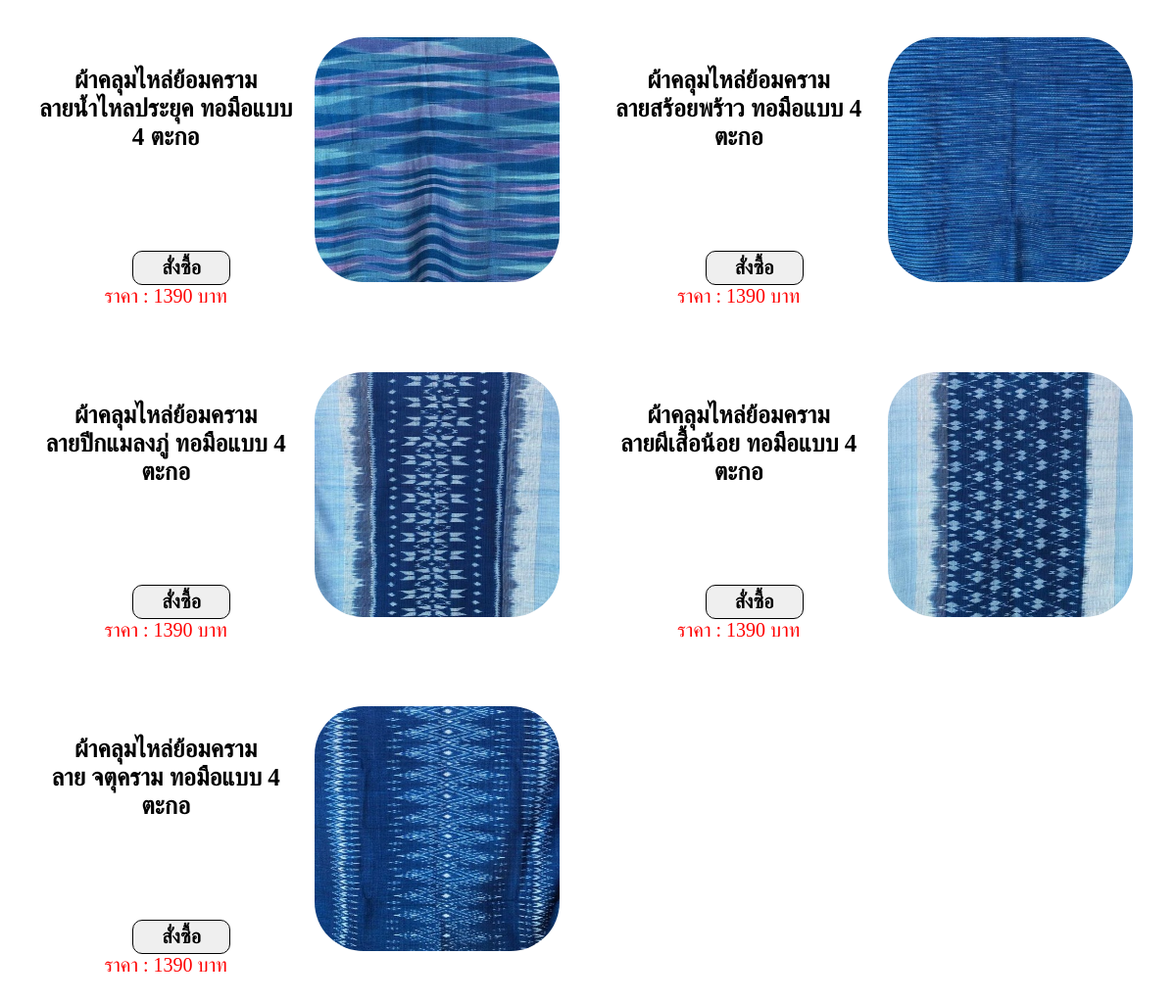
Screenshot of /storeshow3.php with the database file from the repository.
### tables this page shows
CREATE TABLE `products` (
  `ProductID` int(3) NOT NULL,
  `CategoryID` int(5) NOT NULL,
  `img` varchar(20) NOT NULL,
  `ProductName` varchar(50) NOT NULL,
  `Price` int(10) NOT NULL,
  `Quantity` int(10) NOT NULL
);

CREATE TABLE `categories` (
  `CategoryID` int(5) NOT NULL,
  `CategoryName` text NOT NULL,
  `regionID` int(1) NOT NULL
);

### storeshow3.php (the view, shortened to what this page needs)
<link rel="stylesheet" href="cssstore.css">
<?php
	include('server.php');
	$sql = $sql = "SELECT ProductName,Price,categories.CategoryName,img,ProductID
	FROM `products`
	INNER JOIN categories ON products.CategoryID = categories.CategoryID
	WHERE categories.CategoryID = 10002";
	$result = $conn->query($sql);
	if ($result->num_rows > 0) {
		while($row = $result->fetch_assoc()) {
			echo '<div class="productgrid">';
		while($row = $result->fetch_assoc()) {
			echo "<form method='post' action='buyproducts.php'>";
				echo '<div class="productgrid">';
				echo "<h1>".$row["CategoryName"].'<br>'.$row["ProductName"]."</h1>";
				echo '<div>';
				echo "<td>"."<img src='image/product/".$row["img"]."' width='250' height='250'> </td>";
				echo '</div>';
				echo "<div><button class=btnmo type=submit name=buy>สั่งซื้อ</button>";
				echo "<td><span style='color: red; font-size:20px;'>ราคา : ".$row["Price"]." บาท</span></td>";
				echo "</div>";
				echo '</div>';
			echo "</form>";
		}
	}
	} else {
		echo "ไม่พบข้อมูล" ;
	}
?>

### cssstore.css (style rules this page uses)
.productgrid { padding: 15px; display: grid; grid-template-columns: 1fr 1fr; text-align: center; column-gap: 15px; row-gap: 20px; }
img { border-radius: 20%; }
.productgrid h1 { font-size: 25px; margin-top: 30px; }
.productgrid button { font-weight: bold; font-size: 20px; border: 1px solid black; border-radius: 10px; width: 100px; height: 35px; color: rgb(0, 0, 0); margin-left: 37%; margin-top: -20%; display: block; }

### rows the page displays
products: CategoryID.CategoryName "ผ้าคลุมไหล่ย้อมคราม", ProductName "ลายน้ำไหลประยุค ทอมือแบบ 4 ตะกอ", img (picture), Price "1390"
products: CategoryID.CategoryName "ผ้าคลุมไหล่ย้อมคราม", ProductName "ลายสร้อยพร้าว ทอมือแบบ 4 ตะกอ", img (picture), Price "1390"
products: CategoryID.CategoryName "ผ้าคลุมไหล่ย้อมคราม", ProductName "ลายปีกแมลงภู่ ทอมือแบบ 4 ตะกอ", img (picture), Price "1390"
products: CategoryID.CategoryName "ผ้าคลุมไหล่ย้อมคราม", ProductName "ลายผีเสื้อน้อย ทอมือแบบ 4 ตะกอ", img (picture), Price "1390"
products: CategoryID.CategoryName "ผ้าคลุมไหล่ย้อมคราม", ProductName "ลาย จตุคราม ทอมือแบบ 4 ตะกอ", img (picture), Price "1390"
